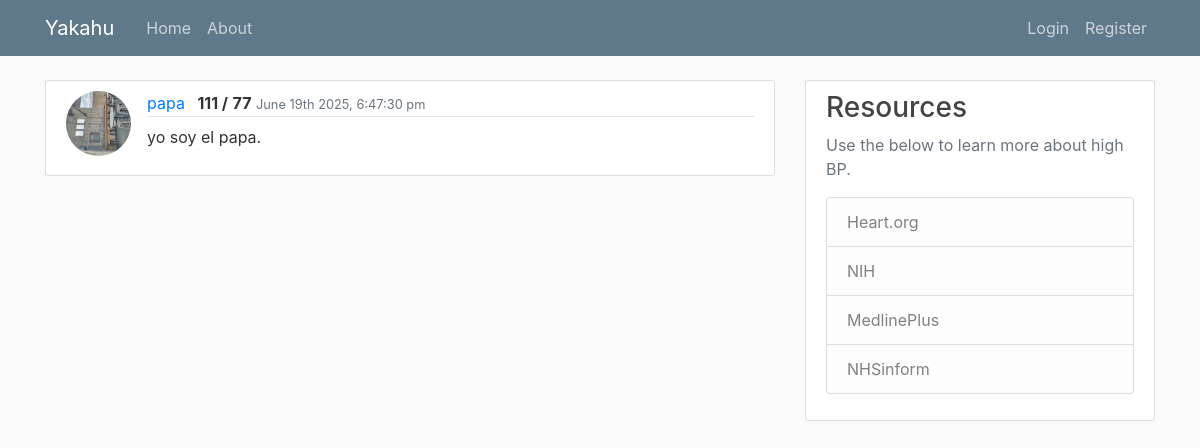
Before: /reading/3/ with the older database file.
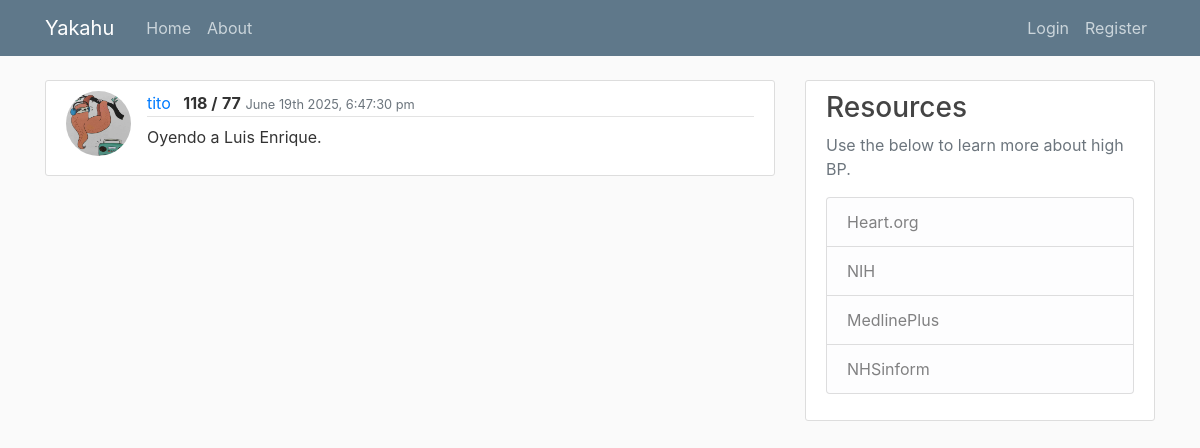
After: the same page with the newer database file.
### mbp/models.py (models this page shows, shortened)
class User(db.Model, UserMixin):
    id = db.Column(db.Integer, primary_key=True)
    username = db.Column(db.String(20), unique=True, nullable=False)
    email = db.Column(db.String(120), unique=True, nullable=False)
    image_file = db.Column(db.String(20), nullable=False, default='default.jpg')
    password = db.Column(db.String(60), nullable=False)
    readings = db.relationship('Reading', backref='user', lazy=True)

class Reading(db.Model):
    id = db.Column(db.Integer, primary_key=True)
    sys = db.Column(db.String(3), nullable=False)
    dia = db.Column(db.String(3), nullable=False)
    notes = db.Column(db.Text, nullable=False)
    date_posted = db.Column(db.DateTime, nullable=False, default=datetime.utcnow)
    user_id = db.Column(db.Integer, db.ForeignKey('user.id'), nullable=False)

### mbp/readings/routes.py (the view)
@readings.route('/reading/<int:reading_id>/')
def reading(reading_id):
    reading = Reading.query.get_or_404(reading_id)
    return render_template('reading.html', title='User Readings', reading=reading)

### mbp/templates/reading.html (shortened to what this page needs)
{% extends "base.html" %}
{% block content %}
    <article class="media content-section">
      <img class="rounded-circle article-img" src="{{ url_for('static', filename='profile_pics/' + reading.user.image_file) }}" />
      <div class="media-body">
        <div class="article-metadata">
          <a class="mr-2" href="{{ url_for('users.user_readings', username=reading.user.username) }}">{{ reading.user.username }}</a>
          <text class="font-weight-bold">{{ reading.sys }} /</text>
          <text class="font-weight-bold">{{ reading.dia}}</text>
          <small class="text-muted">{{ moment().format('MMMM Do YYYY, h:mm:ss a') }}</small>
        </div>
            <p class="article-content">{{ reading.notes }}</p>
      </div>
    </article>
{% endblock content %}

Changed rows visible on the page:
no longer on this page (row edited): User: image_file (picture), user.username "papa"
now on this page (row edited): User: image_file (placeholder picture), user.username "tito"
changed Reading: sys "111" → "118"; notes "yo soy el papa." → "Oyendo a Luis Enrique."
